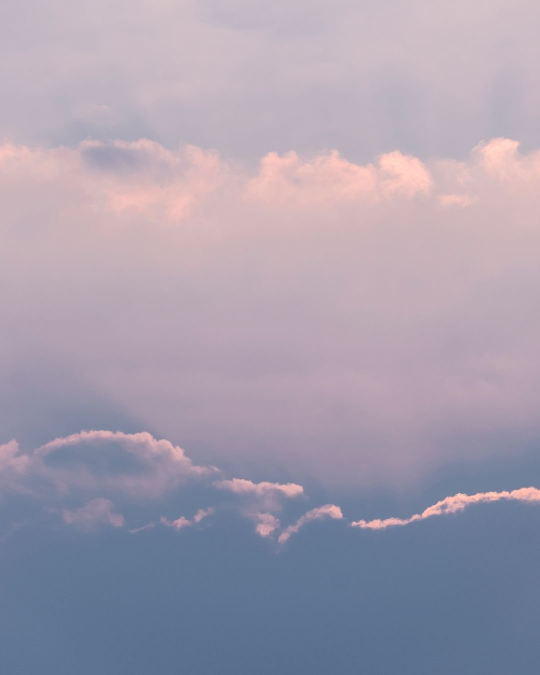
#> input picture studio/bg/11468694.jpg, 1080 x 1350 px (shown at 1/2 size)
$ python -i add_backgrounds.py   (imports and definitions only)
#> lines starting #> are read from the running program, lines starting #| are printed output that depends on the picture
#!/usr/bin/env python3
"""
Add photos to the Instagram background pool, cut for Instagram.

    python3 tools/add_backgrounds.py SOURCE_DIR [--tag NAME] [--dry-run]

Every card is 1080x1350 (4:5, the tallest shape the Instagram API publishes
in a carousel), so each photo is cut to exactly that once, here, instead of
centre-cropped at render time. The cut keeps the part of the photo with the
most going on (detail and colour), leaning gently toward the middle, so a
cross off to one side or a bloom low in the frame stays in the card.

For each photo it writes studio/bg/<id>.jpg and a manifest entry in
studio/library/backgrounds.json with the fields the renderer reads:
  ink    the verse colour, a warm white or a deep brown tinted by the photo
  light  true when the ink is light (then the scrim is dark)
  scrim  "dark" behind light ink, "light" behind dark ink
  credit the Pexels photographer from the file name (no attribution needed)
  dim    an extra veil (0 to 0.3) for light ink over a busy photo or one with
         big bright patches, so the verse never fights what is behind it
The id is the Pexels photo id at the end of the file name. A photo already in
the pool is skipped, so rerunning is safe.
"""

import colorsys
import json
import os
import re
import sys

from PIL import Image, ImageFilter, ImageStat

ROOT = os.path.dirname(os.path.dirname(os.path.abspath(__file__)))
BG = os.path.join(ROOT, "studio", "bg")
MANIFEST = os.path.join(ROOT, "studio", "library", "backgrounds.json")
W, H = 1080, 1350
LIGHT_INK, DARK_INK = (250, 243, 236), (63, 46, 34)

# Where to centre the cut when detail and colour pick the wrong part: a cross
# at the edge of a sky full of busy clouds. Fraction of the photo's width.
FOCUS_X = {"10807887": 0.45}


def saliency_profile(im, horizontal):
    """How much is going on along the axis the crop window slides on."""
    small = im.copy()
    small.thumbnail((360, 360))
    edges = small.convert("L").filter(ImageFilter.FIND_EDGES)
    sat = small.convert("HSV").getchannel("S")
    w, h = small.size
    e, s = edges.load(), sat.load()
    if horizontal:
        return [sum(0.65 * e[x, y] + 0.35 * s[x, y] for y in range(h)) for x in range(w)], w
    return [sum(0.65 * e[x, y] + 0.35 * s[x, y] for x in range(w)) for y in range(h)], h


def best_window(profile, window):
    """Start of the window with the most saliency, with a gentle pull to the middle."""
    n = len(profile)
    if window >= n:
        return 0
    total = sum(profile) or 1.0
    run = sum(profile[:window])
    best, best_at = None, 0
    middle = (n - window) / 2
    for start in range(0, n - window + 1):
        if start:
            run += profile[start + window - 1] - profile[start - 1]
        score = run / total - 0.25 * abs(start - middle) / n
        if best is None or score > best:
            best, best_at = score, start
    return best_at


def cut(im, focus_x=None):
    """Exactly W x H from the most eventful part of the photo."""
    im = im.convert("RGB")
    sw, sh = im.size
    target = W / H
    if sw / sh > target:  # wider than 4:5: slide across
        profile, n = saliency_profile(im, True)
        window = round(n * (sh * target / sw))
        x = round(best_window(profile, window) * sw / n)
        if focus_x is not None:
            x = round(min(max(focus_x * sw - sh * target / 2, 0), sw - sh * target))
        box = (x, 0, min(sw, x + round(sh * target)), sh)
    else:  # taller than 4:5: slide down
        profile, n = saliency_profile(im, False)
        window = round(n * (sw / target / sh))
        y = round(best_window(profile, window) * sh / n)
        box = (0, y, sw, min(sh, y + round(sw / target)))
    return im.crop(box).resize((W, H), Image.LANCZOS)


def verse_band(card):
    """Where the verse sits (the middle of the card), in grey, small."""
    return card.convert("L").crop((80, round(H * 0.22), W - 80, round(H * 0.78))).resize((460, 380))


# [10 lines left out: function band_stats, not called in this run]


def tint(base, color, amount):
    return "#%02X%02X%02X" % tuple(round(b + (c - b) * amount) for b, c in zip(base, color))


# [66 lines left out: functions dress, credit_of, main, not called in this run]


# [2 lines not run here, left out]

>>> from PIL import Image
>>> picture = Image.open('../studio/bg/11468694.jpg')
#> picture is the input picture: PIL image 1080x1350 RGB; mean R, G, B 164.7, 157.7, 173.8
>>> result = cut(picture)
#> in saliency_profile, `small.thumbnail((360, 360))`:
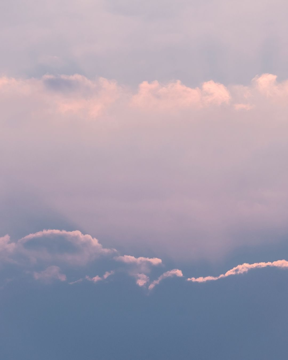
#> small: PIL image 288x360 RGB; mean R, G, B 164.7, 157.6, 173.8
#> in saliency_profile, `edges = small.convert("L").filter(ImageFilter.FIND_EDGES)`:
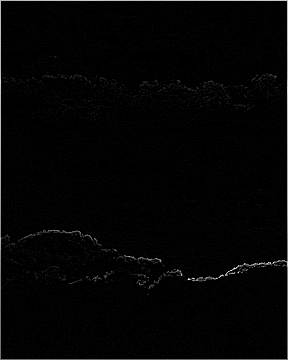
#> edges: PIL image 288x360 L; min 0, max 255, mean 4.1
#> in saliency_profile, `sat = small.convert("HSV").getchannel("S")`:
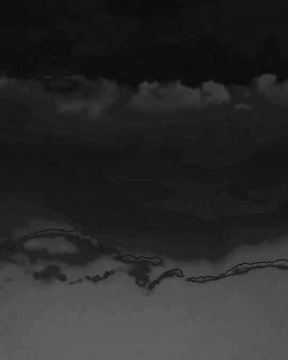
#> sat: PIL image 288x360 L; min 9, max 99, mean 41.5
#> in cut, `profile, n = saliency_profile(im, False)`: profile = 360 values, max 38174.5 at index 0, min 1850.3 at index 60, mean 4959.8; n = 360
#> in cut, `y = round(best_window(profile, window) * sh / n)`: y = 0
#> in cut, `box = (0, y, sw, min(sh, y + round(sw / target)))`: box = (0, 0, 1080, 1350)

$ run again, on studio/bg/35061559.jpg
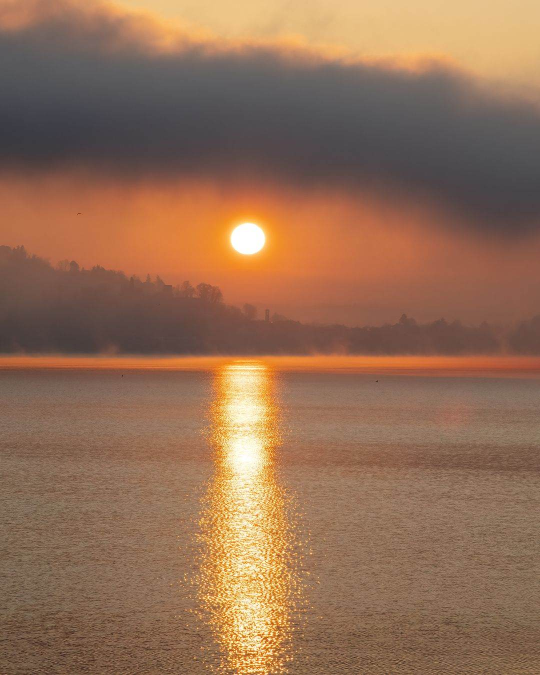
#> input picture studio/bg/35061559.jpg, 1080 x 1350 px (shown at 1/2 size)
#> picture is the input picture: PIL image 1080x1350 RGB; mean R, G, B 147.5, 110.2, 84.5
#> in saliency_profile, `edges = small.convert("L").filter(ImageFilter.FIND_EDGES)`:
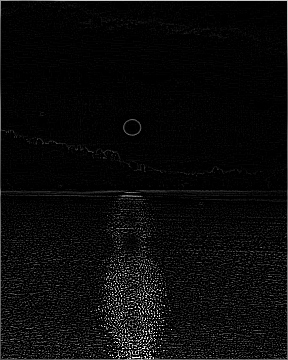
#> edges: PIL image 288x360 L; min 0, max 255, mean 10.5
#> in saliency_profile, `sat = small.convert("HSV").getchannel("S")`:
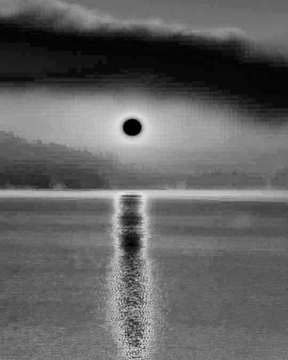
#> sat: PIL image 288x360 L; min 0, max 238, mean 98.6
#> in cut, `profile, n = saliency_profile(im, False)`: profile = 360 values, max 46612.6 at index 0, min 1647.9 at index 73, mean 11912.5; n = 360
#> y = 0
#> box = (0, 0, 1080, 1350)

$ run again, on studio/bg/36033428.jpg
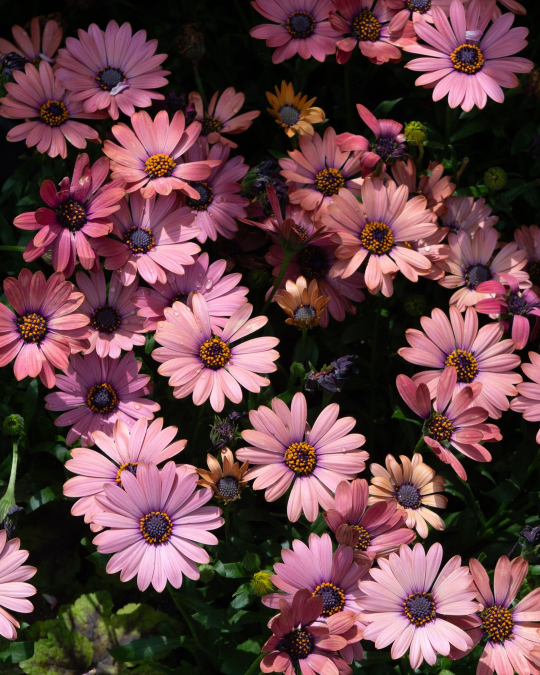
#> input picture studio/bg/36033428.jpg, 1080 x 1350 px (shown at 1/2 size)
#> picture is the input picture: PIL image 1080x1350 RGB; mean R, G, B 102.3, 66.2, 70.7
#> in saliency_profile, `edges = small.convert("L").filter(ImageFilter.FIND_EDGES)`:
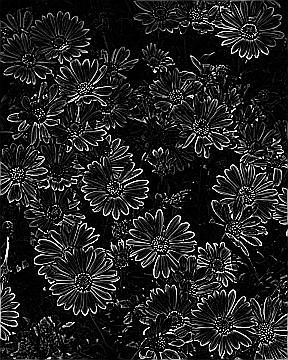
#> edges: PIL image 288x360 L; min 0, max 255, mean 34.2
#> in saliency_profile, `sat = small.convert("HSV").getchannel("S")`:
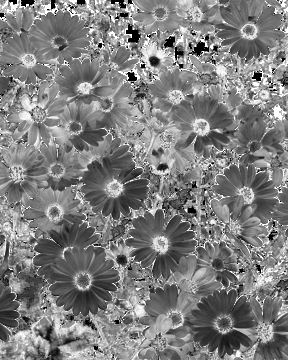
#> sat: PIL image 288x360 L; min 0, max 255, mean 126.2
#> in cut, `profile, n = saliency_profile(im, False)`: profile = 360 values, max 24859.7 at index 359, min 15414.5 at index 47, mean 19115.6; n = 360
#> y = 0
#> box = (0, 0, 1080, 1350)

$ run again, on studio/bg/38053476.jpg
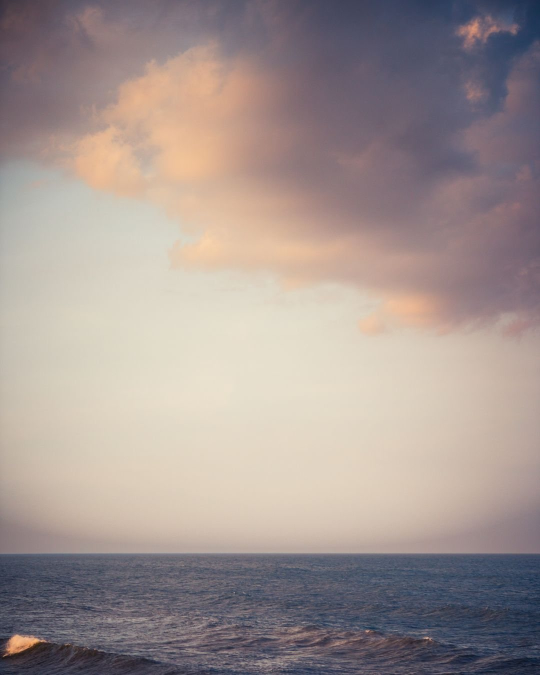
#> input picture studio/bg/38053476.jpg, 1080 x 1350 px (shown at 1/2 size)
#> picture is the input picture: PIL image 1080x1350 RGB; mean R, G, B 162.2, 149.4, 145.9
#> in saliency_profile, `edges = small.convert("L").filter(ImageFilter.FIND_EDGES)`:
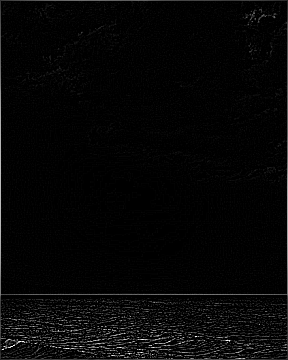
#> edges: PIL image 288x360 L; min 0, max 255, mean 6.5
#> in saliency_profile, `sat = small.convert("HSV").getchannel("S")`:
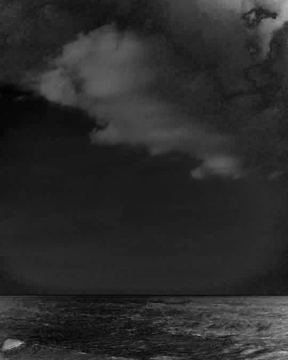
#> sat: PIL image 288x360 L; min 0, max 187, mean 42.5
#> in cut, `profile, n = saliency_profile(im, False)`: profile = 360 values, max 21442.6 at index 294, min 2052.3 at index 295, mean 5507.8; n = 360
#> y = 0
#> box = (0, 0, 1080, 1350)
